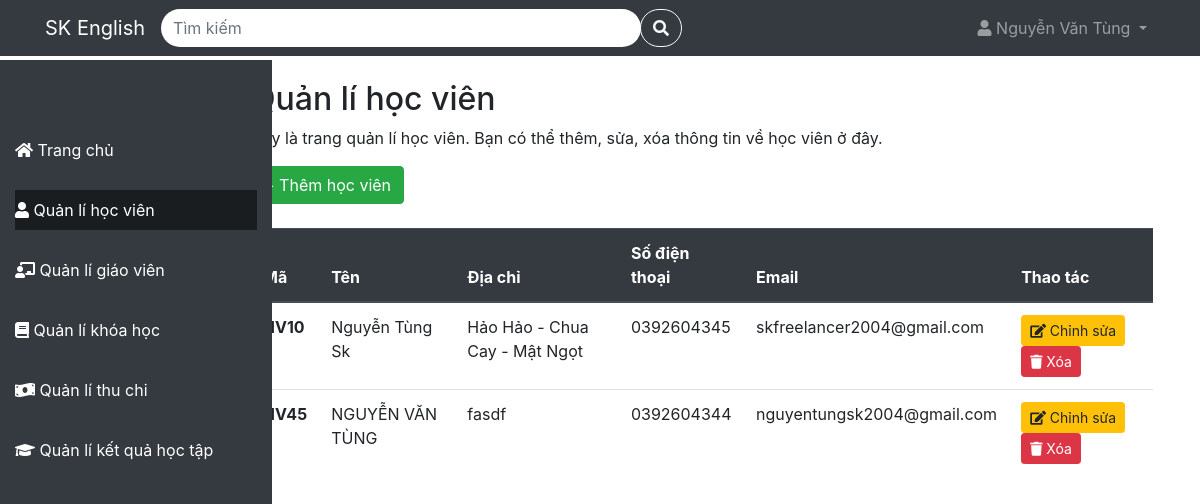
Before: /QuanLiTrungTamTA/student with the older database file.
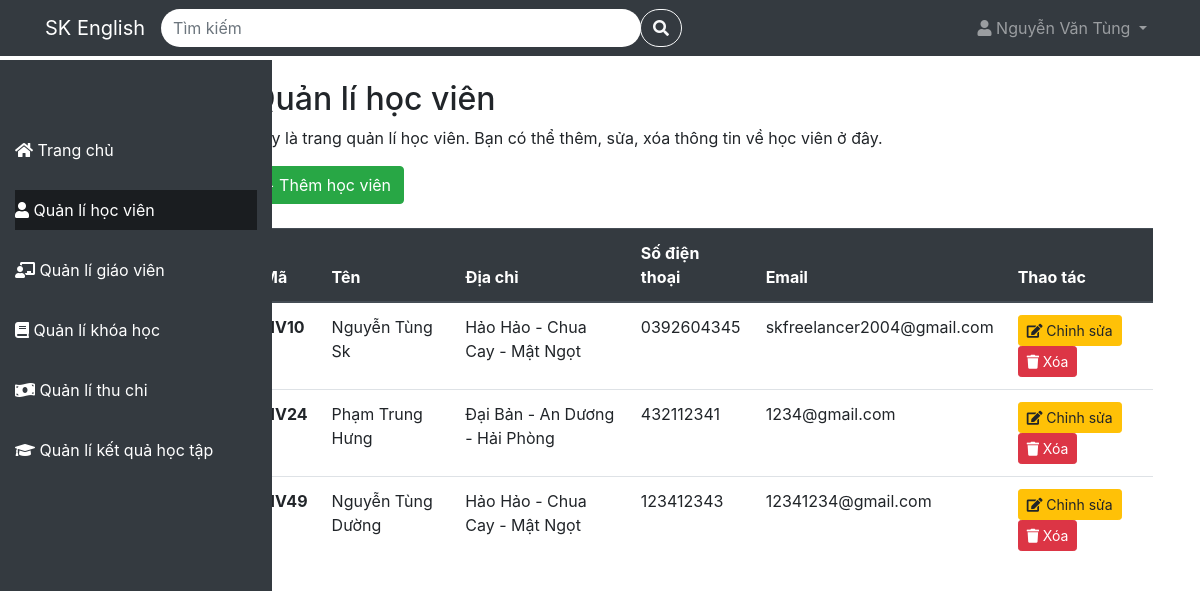
After: the same page with the newer database file.
### tables this page shows
CREATE TABLE `students` (
  `student_id` varchar(4) NOT NULL,
  `name` varchar(100) NOT NULL,
  `address` varchar(100) DEFAULT NULL,
  `phone` varchar(10) NOT NULL,
  `email` varchar(100) NOT NULL
);

### app/Controller/StudentController.php (called while the page is built, shortened)
<?php
class StudentController {
    protected $config = [
        'host' => 'localhost',
        'dbname' => 'quanlytrungtamta',
        'user' => 'root',
        'password' => ''
    ];
    protected $db;
    public function __construct() {
        $this->db = new Database($this->config);
    }
    public function index(){
        $checkSearch = false;
        try {
            if($checkSearch){
                $listStudent = $this->db->table('students')->search(['student_id','name', 'address', 'phone', 'email'], $search);
            }else{
                $listStudent = $this->db->table('students')->get();
            }
        } catch (PDOException $e) {
            $this->db->logToConsole('lỗi lấy dữ liệu cho trang student: ' . $e->getMessage());
        }
        include './app/View/Student/student.php';
    }
}
?>

### index.php (called while the page is built, shortened)
<?php
include './app/Model/Model.php';
include './app/Controller/StudentController.php';
$route = new Route();
$route->get('/', 'LandingController@index');
$route->post('/login', 'LoginController@index');
$route->post('/logout', 'LogoutController@index');
$route->post('/register', 'RegisterController@index');
$route->post('/forgotPassword', 'ForgotPasswordController@index');
$route->post('/courseRegistration', 'RegisterController@courseRegistration');
$route->get('/home', 'HomeController@index');
$route->get('/student', 'StudentController@index');
$route->post('/student/deleteStudent', 'StudentController@deleteStudent');
$route->post('/student/editStudent', 'StudentController@editStudent');
$route->post('/student/addStudent', 'RegistrationController@addStudent');
$route->get('/teacher', 'TeacherController@index');
$route->post('/teacher/addTeacher', 'TeacherController@addTeacher');
$route->post('/teacher/editTeacher', 'TeacherController@editTeacher');
$route->post('/teacher/deleteTeacher', 'TeacherController@deleteTeacher');
$route->get('/course', 'CourseController@index');
$route->post('/course/addCourse', 'CourseController@addCourse');
$route->post('/course/deleteCourse', 'CourseController@deleteCourse');
$route->post('/course/edit', 'CourseController@editCourse');
$route->get('/course/detail', 'CourseController@show@detailCourse.php');
$route->post('/course/addSchedule', 'ScheduleController@addSchedule');
$route->post('/course/deleteSchedule', 'ScheduleController@deleteSchedule');
$route->get('/payment', 'PaymentController@index');
$route->get('/achievement', 'AchievementController@index');
$requestUri = $_SERVER['REQUEST_URI'];
$route->handle($requestUri);
?>

### app/Model/Model.php (called while the page is built, shortened)
<?php
class Database {
    protected
        $table = '',
        $host = '',
        $user ='',
        $password = '',
        $dbname = '',
        $conn = null;
    public function __construct($config){
        $this->host = $config['host'];
        $this->user = $config['user'];
        $this->password = $config['password'];
        $this->dbname = $config['dbname'];
    }
    protected function connect(){
        try{
            $this->conn = new PDO("mysql:host=$this->host;dbname=$this->dbname", $this->user, $this->password);
            $this->conn->setAttribute(PDO::ATTR_ERRMODE, PDO::ERRMODE_EXCEPTION);
        }catch(PDOException $e){
            echo "Lỗi kết nối đến cơ sở dữ liệu: ".$e->getMessage();
        }
    }
    public function get($data = [])
    {
        try {
            if (empty($data)) {
                $sqlString = "select * from $this->table";
                $query = $this->conn->prepare($sqlString);
                $query->execute();
            } else {
                $stmt = join('=? and ', array_keys($data));
                $stmt .= '=?';
                $sqlString = "select * from $this->table where $stmt";
                $query = $this->conn->prepare($sqlString);
                $query->execute(array_values($data));
            }
            return $query->fetchAll(PDO::FETCH_ASSOC);
        } catch (PDOException $e) {
            $this->logToConsole("Lỗi đọc dữ liệu: " . $e->getMessage());
        }
    }
    public function JoinTable($table = [], $where = []) {
        try {
            $sqlString = "SELECT * FROM $this->table";
            $id = array_values($table);
            $tableKeys = array_keys($table);
            for ($i = 0; $i < count($tableKeys); $i++) {
                $sqlString .= " INNER JOIN " . $tableKeys[$i] . " ON " . $this->table . "." . $id[$i] . " = " . $tableKeys[$i] . "." . $id[$i];
            }
            if (!empty($where)) {
                $sqlString .= " WHERE ";
                $conditions = [];
                foreach (array_keys($where) as $column) {
                    $conditions[] = $column . " LIKE ?";
                }
                $sqlString .= implode(" AND ", $conditions);
            }
            $query = $this->conn->prepare($sqlString);
            if (!empty($where)) {
                $i = 1;
                foreach (array_values($where) as $value) {
                    $query->bindValue($i, '%' . $value . '%');
                    $i++;
                }
            }
            $query->execute();
            $results = $query->fetchAll(PDO::FETCH_ASSOC);
            return $results;
        } catch (PDOException $e) {
            $this->logToConsole("Lỗi đọc dữ liệu: " . $e->getMessage());
            return [];
        } catch (Exception $e) {
            $this->logToConsole("Lỗi: " . $e->getMessage());
            return [];
        }
    }
    public function table($table){
        $this->table = $table;
        return $this;
    }
}
?>

### app/View/Student/student.php (the view, shortened to what the changed rows need)
<!DOCTYPE html>
<html lang="en">
<head>
  <link rel="stylesheet" href="https://cdnjs.cloudflare.com/ajax/libs/font-awesome/5.15.4/css/all.min.css">
  <link rel="stylesheet" href="https://maxcdn.bootstrapcdn.com/bootstrap/4.5.2/css/bootstrap.min.css">
  <link rel="stylesheet" href=".\public\css\cssProject.css">
  <link rel="stylesheet" href="..\public\css\cssProject.css">
</head>
<body>
<?php include './app/View/Template/sidebar.php' ?>
<div class="main-content">
    <div class="container mt-5">
      <h2>Quản lí học viên</h2>
      <table class="table">
        <thead class="thead-dark">
          <tr>
            <th scope="col">Mã</th>
            <th scope="col">Tên</th>
            <th scope="col">Địa chỉ</th>
            <th scope="col">Số điện thoại</th>
            <th scope="col">Email</th>
            <th scope="col">Thao tác</th>
          </tr>
        </thead>
        <tbody>
            <?php if (!empty($listStudent)): ?>
              <?php
                  foreach($listStudent as $student):
                    $listRegistration = $this->db->table('registrations')->JoinTable(['schedules'=>'schedule_id'],['student_id'=>$student['student_id']]);
                    $data_registration = [];
                    foreach($listRegistration as $registration){
                        $tmp = $this->db->table('schedules')->JoinTable(['course'=>'course_id'],['schedule_id'=>$registration['schedule_id']]);
                        $merged_data = array_merge($tmp[0], $registration);
                        $data_registration[] = $merged_data;
                    }
                    $data_registration = json_encode($data_registration);
                ?>
                <tr class="table-row-hover">
                    <th scope="row"
                      data-toggle="modal"
                      data-target="#detailStudent"
                      data-name="<?php echo $student['name']?>"
                      data-address="<?php echo $student['address']?>"
                      data-phone="<?php echo $student['phone']?>"
                      data-email="<?php echo $student['email']?>"
                      data-data_registration='<?php echo htmlspecialchars($data_registration, ENT_QUOTES, 'UTF-8'); ?>'
                    >
                    <?php echo $student['student_id']?>
                    </th>
                    <td
                      data-toggle="modal"
                      data-target="#detailStudent"
                      data-name="<?php echo $student['name']?>"
                      data-address="<?php echo $student['address']?>"
                      data-phone="<?php echo $student['phone']?>"
                      data-email="<?php echo $student['email']?>"
                      data-data_registration='<?php echo htmlspecialchars($data_registration, ENT_QUOTES, 'UTF-8'); ?>'
                    >
                    <?php echo $student['name']?>
                    </td>
                    <td
                      data-toggle="modal"
                      data-target="#detailStudent"
                      data-name="<?php echo $student['name']?>"
                      data-address="<?php echo $student['address']?>"
                      data-phone="<?php echo $student['phone']?>"
                      data-email="<?php echo $student['email']?>"
                      data-data_registration='<?php echo htmlspecialchars($data_registration, ENT_QUOTES, 'UTF-8'); ?>'
                    >
                    <?php echo $student['address']?>
                    </td>
                    <td
                      data-toggle="modal"
                      data-target="#detailStudent"
                      data-name="<?php echo $student['name']?>"
                      data-address="<?php echo $student['address']?>"
                      data-phone="<?php echo $student['phone']?>"
                      data-email="<?php echo $student['email']?>"
                      data-data_registration='<?php echo htmlspecialchars($data_registration, ENT_QUOTES, 'UTF-8'); ?>'
                    >
                    <?php echo $student['phone']?>
                    </td>
                    <td
                      data-toggle="modal"
                      data-target="#detailStudent"
                      data-name="<?php echo $student['name']?>"
                      data-address="<?php echo $student['address']?>"
                      data-phone="<?php echo $student['phone']?>"
                      data-email="<?php echo $student['email']?>"
                      data-data_registration='<?php echo htmlspecialchars($data_registration, ENT_QUOTES, 'UTF-8'); ?>'
                    >
                    <?php echo $student['email']?>
                    </td>
                  <td>
                    <div class="d-inline">
                        <a type="button"
                            class="btn btn-warning btn-sm mr-2"
                            data-toggle="modal"
                            data-target="#editStudent"
                            data-name="<?php echo $student['name']?>"
                            data-address="<?php echo $student['address']?>"
                            data-phone="<?php echo $student['phone']?>"
                            data-email="<?php echo $student['email']?>"
                            data-student_id="<?php echo $student['student_id']?>"
                        >
                            <i class="fas fa-edit"></i> Chỉnh sửa
                        </a>
                    </div>
                    <div class="d-inline">
                        <form
                            id="deleteForm<?php echo $student['student_id']; ?>"
                            action="./student/deleteStudent"
                            method="POST"
                            class="d-inline"
                        >
                            <button
                                type="button"
                                onclick="deleteStudent('<?php echo $student['student_id']; ?>')"
                                class="btn btn-danger btn-sm"
                            >
                                <i class="fa fa-trash" aria-hidden="true"></i> Xóa
                            </button>
                        </form>
                    </div>
                  </td>
                </tr>
              <?php endforeach; ?>
            <?php endif; ?>
          </tbody>
      </table>
    </div>
  </div>
</body>
</html>

Changed rows visible on the page:
removed students: student_id "HV45", name "NGUYỄN VĂN TÙNG", address "fasdf", phone "0392604344", email "nguyentungsk2004@gmail.com"
added students: student_id "HV24", name "Phạm Trung Hưng", address "Đại Bản - An Dương - Hải Phòng", phone "432112341", email "1234@gmail.com"
added students: student_id "HV49", name "Nguyễn Tùng Dường", address "Hảo Hảo - Chua Cay - Mật Ngọt", phone "123412343", email "12341234@gmail.com"
